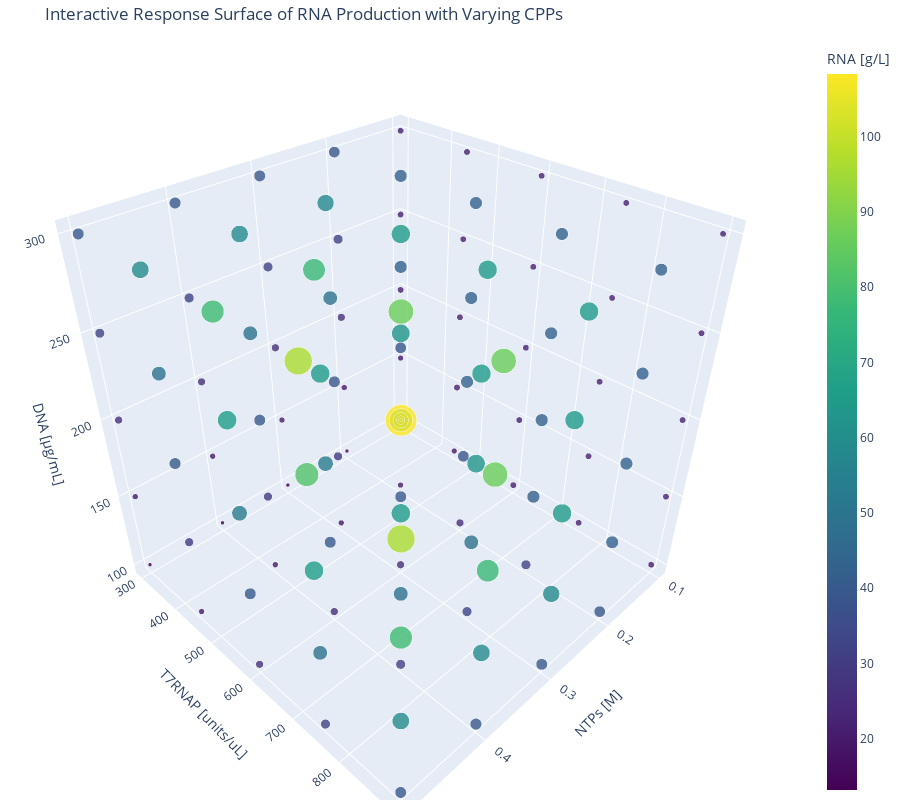

Write notebook code for a chart like this one.
### Markdown cell above
## Doing the same calculation but varying all three CPPs

### Code cell
import numpy as np
from r3.models.assimulo.assimulo_model import AssimuloIVTModel
import r3.schema as schema

# Define the ranges for NTP and T7 RNA polymerase concentrations
ntp_range = np.linspace(0.1, 0.5, 5)  # NTP concentration range
t7_range = np.linspace(300, 900.0, 5)  # T7 RNA polymerase concentration range
dna_range = np.linspace(100, 300, 5)  # DNA concentration range

assimulo_model = AssimuloIVTModel()

# Create a meshgrid for NTP, T7, and DNA concentrations
ntp_mesh, t7_mesh, dna_mesh = np.meshgrid(ntp_range, t7_range, dna_range)

# Preallocate the RNA production mesh
rna_mesh = np.zeros_like(ntp_mesh)

# Loop over the meshgrid and simulate for each (ntp, t7) pair
for i in range(ntp_mesh.shape[0]):
    for j in range(ntp_mesh.shape[1]):
        for k in range(ntp_mesh.shape[2]):
            ntp = ntp_mesh[i, j, k]
            t7 = t7_mesh[i, j, k]
            dna = dna_mesh[i, j, k]
            _, _, state = assimulo_model.simulate(
                NTP_init=ntp,
                T7tot_init=t7,
                DNA_init=dna,
                t_final=120,
                get_full_state=True,
            )
            rna_mesh[i, j, k] = state[schema.IVTReactionSchema.RNA_g_L.value].values[-1]

# Interactive 3D scatter plot using plotly
import plotly.graph_objs as go

scatter = go.Scatter3d(
    x=ntp_mesh.flatten(),
    y=t7_mesh.flatten(),
    z=dna_mesh.flatten(),
    mode="markers",
    marker=dict(
        size=rna_mesh.flatten() * 0.2,  # Adjust size scaling as needed
        color=rna_mesh.flatten(),
        colorscale="Viridis",
        colorbar=dict(title=schema.IVTReactionSchema.RNA_g_L.value),
        opacity=0.8,
    ),
    text=[f"RNA: {rna:.2f} g/L" for rna in rna_mesh.flatten()],
)

layout = go.Layout(
    scene=dict(
        xaxis_title=schema.IVTReactionSchema.NTP_M.value,
        yaxis_title=schema.IVTReactionSchema.T7RNAP_u_uL.value,
        zaxis_title=schema.IVTReactionSchema.DNA_ug_mL.value,
    ),
    title="Interactive Response Surface of RNA Production with Varying CPPs",
    margin=dict(l=0, r=0, b=0, t=40),
    height=800,
)

fig_plotly = go.Figure(data=[scatter], layout=layout)
fig_plotly.show()

### Figure 1 — Plotly figure (JSON) as saved in the notebook; plotly's stock layout.template omitted (floating-point values rounded to 4 significant figures)
{"data": [{"marker": {"color": [13.21, 19.35, 21.67, 21.67, 21.67, 13.26, 19.86, 26.4, 32.76, 38.67, 13.24, 19.85, 26.45, 33.02, 39.53, 13.21, 19.82, 26.43, 33.02, 39.59, 13.19, 19.79, 26.39, 32.97, 39.56, 19.35, 21.67, 21.67, 21.67, 21.67, 19.86, 29.61, 38.67, 43.33, 43.33, 19.85, 29.74, 39.53, 49.08, 57.94, 19.82, 29.73, 39.59, 49.39, 59.06, 19.79, 29.68, 39.56, 49.42, 59.22, 21.67, 21.67, 21.67, 21.67, 21.67, 26.4, 38.67, 43.33, 43.33, 43.33, 26.45, 39.53, 52.15, 62.83, 65.0, 26.43, 39.59, 52.64, 65.36, 77.17, 26.39, 39.56, 52.69, 65.7, 78.47, 21.67, 21.67, 21.67, 21.67, 21.67, 32.76, 43.33, 43.33, 43.33, 43.33, 33.02, 49.08, 62.83, 65.0, 65.0, 33.02, 49.39, 65.36, 79.81, 86.67, 32.97, 49.42, 65.7, 81.59, 96.36, 21.67, 21.67, 21.67, 21.67, 21.67, 38.67, 43.33, 43.33, 43.33, 43.33, 39.53, 57.94, 65.0, 65.0, 65.0, 39.59, 59.06, 77.17, 86.67, 86.67, 39.56, 59.22, 78.47, 96.36, 108.3], "colorbar": {"title": {"text": "RNA [g/L]"}}, "colorscale": [[0, "#440154"], [0.1111, "#482878"], [0.2222, "#3e4989"], [0.3333, "#31688e"], [0.4444, "#26828e"], [0.5556, "#1f9e89"], [0.6667, "#35b779"], [0.7778, "#6ece58"], [0.8889, "#b5de2b"], [1, "#fde725"]], "opacity": 0.8, "size": [2.643, 3.87, 4.333, 4.333, 4.333, 2.651, 3.971, 5.279, 6.552, 7.733, 2.647, 3.97, 5.291, 6.604, 7.906, 2.643, 3.964, 5.285, 6.603, 7.918, 2.637, 3.957, 5.278, 6.594, 7.911, 3.87, 4.333, 4.333, 4.333, 4.333, 3.971, 5.921, 7.733, 8.667, 8.667, 3.97, 5.948, 7.906, 9.816, 11.59, 3.964, 5.945, 7.918, 9.878, 11.81, 3.957, 5.936, 7.911, 9.884, 11.84, 4.333, 4.333, 4.333, 4.333, 4.333, 5.279, 7.733, 8.667, 8.667, 8.667, 5.291, 7.906, 10.43, 12.57, 13.0, 5.285, 7.918, 10.53, 13.07, 15.43, 5.278, 7.911, 10.54, 13.14, 15.69, 4.333, 4.333, 4.333, 4.333, 4.333, 6.552, 8.667, 8.667, 8.667, 8.667, 6.604, 9.816, 12.57, 13.0, 13.0, 6.603, 9.878, 13.07, 15.96, 17.33, 6.594, 9.884, 13.14, 16.32, 19.27, 4.333, 4.333, 4.333, 4.333, 4.333, 7.733, 8.667, 8.667, 8.667, 8.667, 7.906, 11.59, 13.0, 13.0, 13.0, 7.918, 11.81, 15.43, 17.33, 17.33, 7.911, 11.84, 15.69, 19.27, 21.67]}, "mode": "markers", "text": ["RNA: 13.21 g/L", "RNA: 19.35 g/L", "RNA: 21.67 g/L", "RNA: 21.67 g/L", "RNA: 21.67 g/L", "RNA: 13.26 g/L", "RNA: 19.86 g/L", "RNA: 26.40 g/L", "RNA: 32.76 g/L", "RNA: 38.67 g/L", "RNA: 13.24 g/L", "RNA: 19.85 g/L", "RNA: 26.45 g/L", "RNA: 33.02 g/L", "RNA: 39.53 g/L", "RNA: 13.21 g/L", "RNA: 19.82 g/L", "RNA: 26.43 g/L", "RNA: 33.02 g/L", "RNA: 39.59 g/L", "RNA: 13.19 g/L", "RNA: 19.79 g/L", "RNA: 26.39 g/L", "RNA: 32.97 g/L", "RNA: 39.56 g/L", "RNA: 19.35 g/L", "RNA: 21.67 g/L", "RNA: 21.67 g/L", "RNA: 21.67 g/L", "RNA: 21.67 g/L", "RNA: 19.86 g/L", "RNA: 29.61 g/L", "RNA: 38.67 g/L", "RNA: 43.33 g/L", "RNA: 43.33 g/L", "RNA: 19.85 g/L", "RNA: 29.74 g/L", "RNA: 39.53 g/L", "RNA: 49.08 g/L", "RNA: 57.94 g/L", "RNA: 19.82 g/L", "RNA: 29.73 g/L", "RNA: 39.59 g/L", "RNA: 49.39 g/L", "RNA: 59.06 g/L", "RNA: 19.79 g/L", "RNA: 29.68 g/L", "RNA: 39.56 g/L", "RNA: 49.42 g/L", "RNA: 59.22 g/L", "RNA: 21.67 g/L", "RNA: 21.67 g/L", "RNA: 21.67 g/L", "RNA: 21.67 g/L", "RNA: 21.67 g/L", "RNA: 26.40 g/L", "RNA: 38.67 g/L", "RNA: 43.33 g/L", "RNA: 43.33 g/L", "RNA: 43.33 g/L", "RNA: 26.45 g/L", "RNA: 39.53 g/L", "RNA: 52.15 g/L", "RNA: 62.83 g/L", "RNA: 65.00 g/L", "RNA: 26.43 g/L", "RNA: 39.59 g/L", "RNA: 52.64 g/L", "RNA: 65.36 g/L", "RNA: 77.17 g/L", "RNA: 26.39 g/L", "RNA: 39.56 g/L", "RNA: 52.69 g/L", "RNA: 65.70 g/L", "RNA: 78.47 g/L", "RNA: 21.67 g/L", "RNA: 21.67 g/L", "RNA: 21.67 g/L", "RNA: 21.67 g/L", "RNA: 21.67 g/L", "RNA: 32.76 g/L", "RNA: 43.33 g/L", "RNA: 43.33 g/L", "RNA: 43.33 g/L", "RNA: 43.33 g/L", "RNA: 33.02 g/L", "RNA: 49.08 g/L", "RNA: 62.83 g/L", "RNA: 65.00 g/L", "RNA: 65.00 g/L", "RNA: 33.02 g/L", "RNA: 49.39 g/L", "RNA: 65.36 g/L", "RNA: 79.81 g/L", "RNA: 86.67 g/L", "RNA: 32.97 g/L", "RNA: 49.42 g/L", "RNA: 65.70 g/L", "RNA: 81.59 g/L", "RNA: 96.36 g/L", "RNA: 21.67 g/L", "RNA: 21.67 g/L", "RNA: 21.67 g/L", "RNA: 21.67 g/L", "RNA: 21.67 g/L", "RNA: 38.67 g/L", "RNA: 43.33 g/L", "RNA: 43.33 g/L", "RNA: 43.33 g/L", "RNA: 43.33 g/L", "RNA: 39.53 g/L", "RNA: 57.94 g/L", "RNA: 65.00 g/L", "RNA: 65.00 g/L", "RNA: 65.00 g/L", "RNA: 39.59 g/L", "RNA: 59.06 g/L", "RNA: 77.17 g/L", "RNA: 86.67 g/L", "RNA: 86.67 g/L", "RNA: 39.56 g/L", "RNA: 59.22 g/L", "RNA: 78.47 g/L", "RNA: 96.36 g/L", "RNA: 108.33 g/L"], "type": "scatter3d", "x": [0.1, 0.1, 0.1, 0.1, 0.1, 0.2, 0.2, 0.2, 0.2, 0.2, 0.3, 0.3, 0.3, 0.3, 0.3, 0.4, 0.4, 0.4, 0.4, 0.4, 0.5, 0.5, 0.5, 0.5, 0.5, 0.1, 0.1, 0.1, 0.1, 0.1, 0.2, 0.2, 0.2, 0.2, 0.2, 0.3, 0.3, 0.3, 0.3, 0.3, 0.4, 0.4, 0.4, 0.4, 0.4, 0.5, 0.5, 0.5, 0.5, 0.5, 0.1, 0.1, 0.1, 0.1, 0.1, 0.2, 0.2, 0.2, 0.2, 0.2, 0.3, 0.3, 0.3, 0.3, 0.3, 0.4, 0.4, 0.4, 0.4, 0.4, 0.5, 0.5, 0.5, 0.5, 0.5, 0.1, 0.1, 0.1, 0.1, 0.1, 0.2, 0.2, 0.2, 0.2, 0.2, 0.3, 0.3, 0.3, 0.3, 0.3, 0.4, 0.4, 0.4, 0.4, 0.4, 0.5, 0.5, 0.5, 0.5, 0.5, 0.1, 0.1, 0.1, 0.1, 0.1, 0.2, 0.2, 0.2, 0.2, 0.2, 0.3, 0.3, 0.3, 0.3, 0.3, 0.4, 0.4, 0.4, 0.4, 0.4, 0.5, 0.5, 0.5, 0.5, 0.5], "y": [300.0, 300.0, 300.0, 300.0, 300.0, 300.0, 300.0, 300.0, 300.0, 300.0, 300.0, 300.0, 300.0, 300.0, 300.0, 300.0, 300.0, 300.0, 300.0, 300.0, 300.0, 300.0, 300.0, 300.0, 300.0, 450.0, 450.0, 450.0, 450.0, 450.0, 450.0, 450.0, 450.0, 450.0, 450.0, 450.0, 450.0, 450.0, 450.0, 450.0, 450.0, 450.0, 450.0, 450.0, 450.0, 450.0, 450.0, 450.0, 450.0, 450.0, 600.0, 600.0, 600.0, 600.0, 600.0, 600.0, 600.0, 600.0, 600.0, 600.0, 600.0, 600.0, 600.0, 600.0, 600.0, 600.0, 600.0, 600.0, 600.0, 600.0, 600.0, 600.0, 600.0, 600.0, 600.0, 750.0, 750.0, 750.0, 750.0, 750.0, 750.0, 750.0, 750.0, 750.0, 750.0, 750.0, 750.0, 750.0, 750.0, 750.0, 750.0, 750.0, 750.0, 750.0, 750.0, 750.0, 750.0, 750.0, 750.0, 750.0, 900.0, 900.0, 900.0, 900.0, 900.0, 900.0, 900.0, 900.0, 900.0, 900.0, 900.0, 900.0, 900.0, 900.0, 900.0, 900.0, 900.0, 900.0, 900.0, 900.0, 900.0, 900.0, 900.0, 900.0, 900.0], "z": [100.0, 150.0, 200.0, 250.0, 300.0, 100.0, 150.0, 200.0, 250.0, 300.0, 100.0, 150.0, 200.0, 250.0, 300.0, 100.0, 150.0, 200.0, 250.0, 300.0, 100.0, 150.0, 200.0, 250.0, 300.0, 100.0, 150.0, 200.0, 250.0, 300.0, 100.0, 150.0, 200.0, 250.0, 300.0, 100.0, 150.0, 200.0, 250.0, 300.0, 100.0, 150.0, 200.0, 250.0, 300.0, 100.0, 150.0, 200.0, 250.0, 300.0, 100.0, 150.0, 200.0, 250.0, 300.0, 100.0, 150.0, 200.0, 250.0, 300.0, 100.0, 150.0, 200.0, 250.0, 300.0, 100.0, 150.0, 200.0, 250.0, 300.0, 100.0, 150.0, 200.0, 250.0, 300.0, 100.0, 150.0, 200.0, 250.0, 300.0, 100.0, 150.0, 200.0, 250.0, 300.0, 100.0, 150.0, 200.0, 250.0, 300.0, 100.0, 150.0, 200.0, 250.0, 300.0, 100.0, 150.0, 200.0, 250.0, 300.0, 100.0, 150.0, 200.0, 250.0, 300.0, 100.0, 150.0, 200.0, 250.0, 300.0, 100.0, 150.0, 200.0, 250.0, 300.0, 100.0, 150.0, 200.0, 250.0, 300.0, 100.0, 150.0, 200.0, 250.0, 300.0]}], "layout": {"height": 800, "margin": {"b": 0, "l": 0, "r": 0, "t": 40}, "scene": {"xaxis": {"title": {"text": "NTPs [M]"}}, "yaxis": {"title": {"text": "T7RNAP [units/uL]"}}, "zaxis": {"title": {"text": "DNA [µg/mL]"}}}, "title": {"text": "Interactive Response Surface of RNA Production with Varying CPPs"}}}
